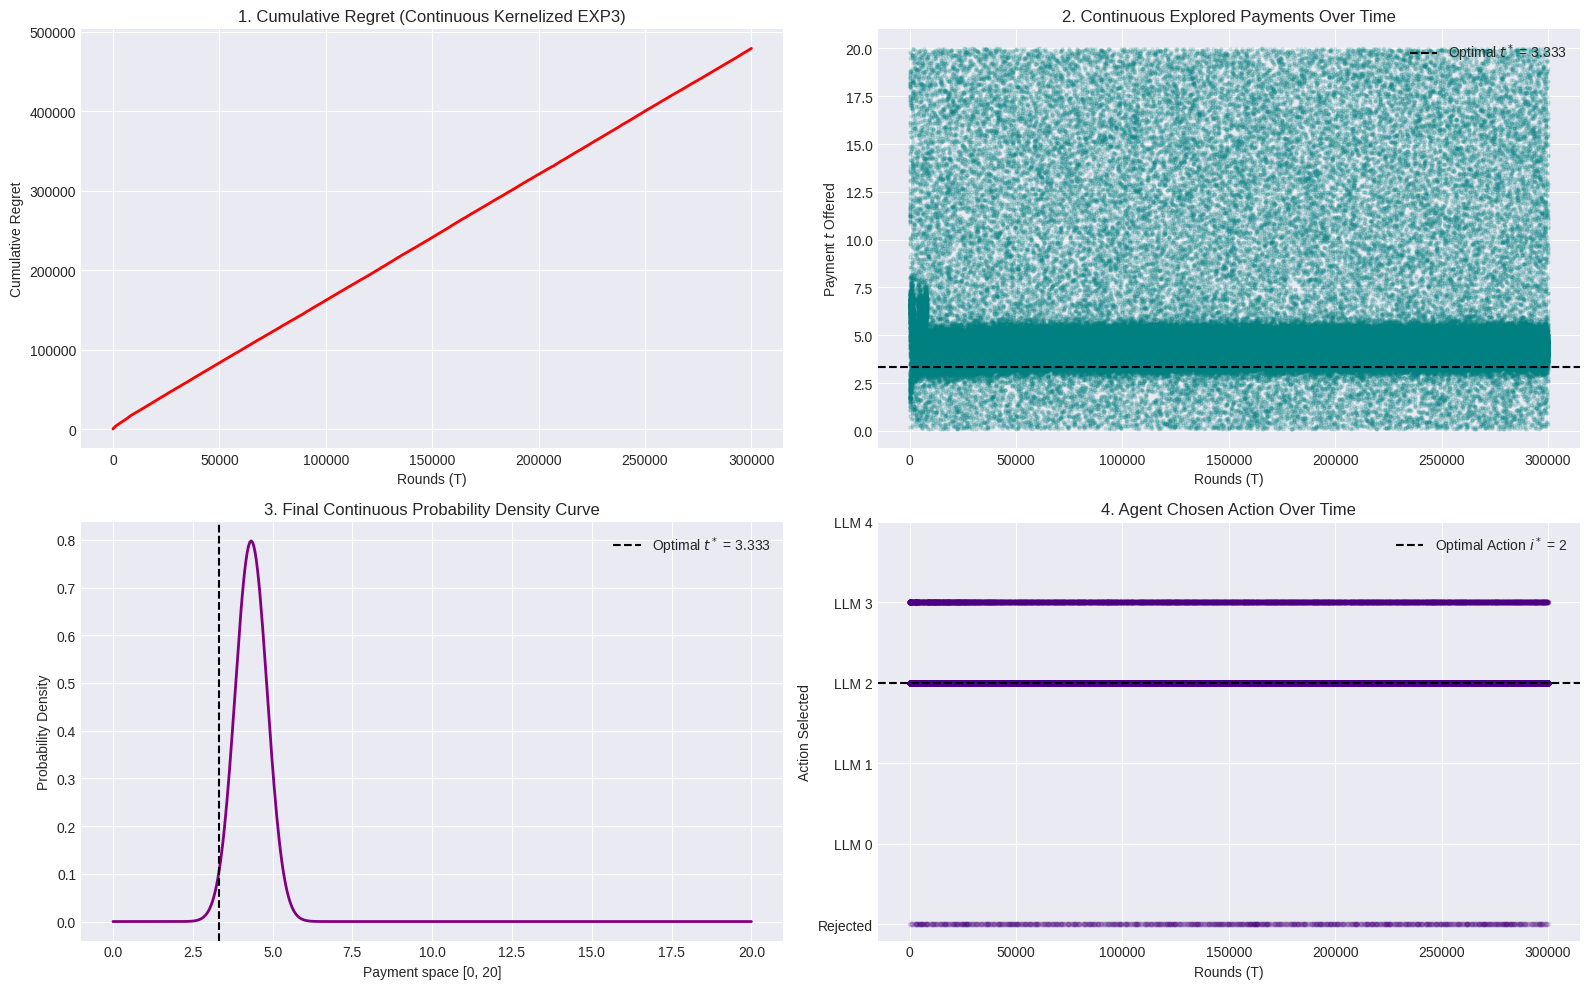

This chart was generated by the following Python code:
import torch
import numpy as np
import matplotlib.pyplot as plt
import math

# ==========================================
# 0. GPU Setup
# ==========================================
device = torch.device("cuda" if torch.cuda.is_available() else "cpu")
print(f"Using device: {device}")

# ==========================================
# 1. Environment Setup (Ground Truth)
# ==========================================
# Move ground truth to GPU
q_true = torch.tensor([0.95, 0.80, 0.70, 0.40, 0.90], device=device)
c = torch.tensor([17.10, 4.00, 1.40, 0.40, 10.80], device=device)
R = 20.0
K_llms = len(q_true)

# Theoretical Optimal Values (Computed on CPU/NumPy for ease)
optimal_principal_utilities = (q_true.cpu().numpy() * R) - c.cpu().numpy()
i_star = np.argmax(optimal_principal_utilities)
t_star = 3.333
V_star = q_true.cpu().numpy()[i_star] * (R - t_star)

# ==========================================
# 2. Continuous EXP3 Initialization
# ==========================================
T = 300000 # Number of rounds

# Continuous EXP3 Hyperparameters
gamma = 0.15
eta = 0.05
sigma_explore = 0.5
sigma_update = 0.5

# PRE-ALLOCATE TENSORS ON GPU FOR SPEED (Avoids list appends)
past_t = torch.zeros(T, device=device)
log_w = torch.zeros(T, device=device)

history_t = np.zeros(T)
history_regret = np.zeros(T)
history_i_agent = np.zeros(T)
cumulative_regret = 0.0

# Helper function for fast Gaussian PDF on GPU
def gaussian_pdf(x, mu, sigma):
    return torch.exp(-0.5 * ((x - mu) / sigma)**2) / (sigma * math.sqrt(2 * math.pi))

# ==========================================
# 3. Kernelized EXP3 Learning Loop
# ==========================================
for round_num in range(T):

    if round_num == 0:
        t = torch.empty(1, device=device).uniform_(0.1, R).item()
        p_t = 1.0 / R
    else:
        # Get history up to current round
        current_past_t = past_t[:round_num]
        current_log_w = log_w[:round_num]

        # Calculate current weights
        max_log = torch.max(current_log_w)
        weights = torch.exp(current_log_w - max_log)
        weights /= torch.sum(weights)

        # Decide: Uniform Exploration or KDE Exploitation?
        if torch.rand(1, device=device).item() < gamma:
            t = torch.empty(1, device=device).uniform_(0.1, R).item()
        else:
            # Sample base index using multinomial
            base_idx = torch.multinomial(weights, 1).item()
            base_val = current_past_t[base_idx].item()
            t = torch.normal(mean=base_val, std=sigma_explore, size=(1,)).item()
            t = max(0.1, min(t, R)) # Clip to valid range

        # Calculate PDF of picking this t
        uniform_density = gamma / R

        # Vectorized KDE computation on GPU
        pdfs = gaussian_pdf(t, current_past_t, sigma_explore)
        kde_density = (1 - gamma) * torch.sum(weights * pdfs).item()
        p_t = uniform_density + kde_density

    # --- STEP 2: Agent makes a hidden decision ---
    agent_utilities = q_true * t - c
    max_util, max_idx = torch.max(agent_utilities, 0)

    if max_util.item() < 0:
        i_agent = -1 # Rejected
        success = False
    else:
        i_agent = max_idx.item()
        success = torch.rand(1, device=device).item() < q_true[i_agent].item()

    # --- STEP 3: Principal observes actual reward ---
    actual_reward = (R - t) if success else 0.0
    scaled_reward = (actual_reward / R) / p_t

    # --- STEP 4: Continuous Kernel Update ---
    # Store new point
    past_t[round_num] = t
    log_w[round_num] = 0.0

    # Vectorized update of all historical weights on GPU
    # Only update up to round_num + 1
    active_past_t = past_t[:round_num+1]
    kernel_distances = torch.exp(-((active_past_t - t)**2) / (2 * sigma_update**2))

    # In-place update
    log_w[:round_num+1] += eta * scaled_reward * kernel_distances

    # --- Logging & Regret ---
    if i_agent != -1:
        expected_reward = q_true[i_agent].item() * (R - t)
    else:
        expected_reward = 0.0

    cumulative_regret += (V_star - expected_reward)

    # Store history for CPU plotting
    history_t[round_num] = t
    history_regret[round_num] = cumulative_regret
    history_i_agent[round_num] = i_agent

# ==========================================
# 4. Plotting Results (Back to CPU)
# ==========================================
# Transfer data back to CPU for Matplotlib
cpu_past_t = past_t.cpu().numpy()
cpu_log_w = log_w.cpu().numpy()

plt.figure(figsize=(16, 10))
plt.style.use('seaborn-v0_8-darkgrid')

# Graph 1: Cumulative Regret
plt.subplot(2, 2, 1)
plt.plot(history_regret, color='red', linewidth=2)
plt.title('1. Cumulative Regret (Continuous Kernelized EXP3)')
plt.xlabel('Rounds (T)')
plt.ylabel('Cumulative Regret')

# Graph 2: Payment Scatter
plt.subplot(2, 2, 2)
plt.scatter(range(T), history_t, alpha=0.15, s=5, color='teal')
plt.axhline(y=t_star, color='black', linestyle='--', label=f'Optimal $t^*$ = {t_star}')
plt.title('2. Continuous Explored Payments Over Time')
plt.xlabel('Rounds (T)')
plt.ylabel('Payment $t$ Offered')
plt.legend()

# Graph 3: Final Kernel Density Estimation (KDE) curve
plt.subplot(2, 2, 3)
x_plot = np.linspace(0, R, 500)
max_log = np.max(cpu_log_w)
final_weights = np.exp(cpu_log_w - max_log)
final_weights /= np.sum(final_weights)

# Calculate final PDF on CPU since it's just for a 500-point plot
from scipy.stats import norm
pdf = np.zeros_like(x_plot)
for pt, w in zip(cpu_past_t, final_weights):
    pdf += w * norm.pdf(x_plot, loc=pt, scale=sigma_explore)

plt.plot(x_plot, pdf, color='purple', linewidth=2)
plt.axvline(x=t_star, color='black', linestyle='--', label=f'Optimal $t^*$ = {t_star}')
plt.title('3. Final Continuous Probability Density Curve')
plt.xlabel('Payment space [0, 20]')
plt.ylabel('Probability Density')
plt.legend()

# Graph 4: Agent Chosen Action
plt.subplot(2, 2, 4)
plt.scatter(range(T), history_i_agent, alpha=0.05, s=10, color='indigo')
plt.axhline(y=i_star, color='black', linestyle='--', label=f'Optimal Action $i^*$ = {i_star}')
plt.yticks(range(-1, K_llms), ['Rejected'] + [f'LLM {i}' for i in range(K_llms)])
plt.title('4. Agent Chosen Action Over Time')
plt.xlabel('Rounds (T)')
plt.ylabel('Action Selected')
plt.legend()

plt.tight_layout()
plt.show()

best_t = x_plot[np.argmax(pdf)]
print(f"Algorithm Peak Density is at: {best_t:.3f}")
print(f"Theoretical Optimal Payment:  {t_star:.3f}")
